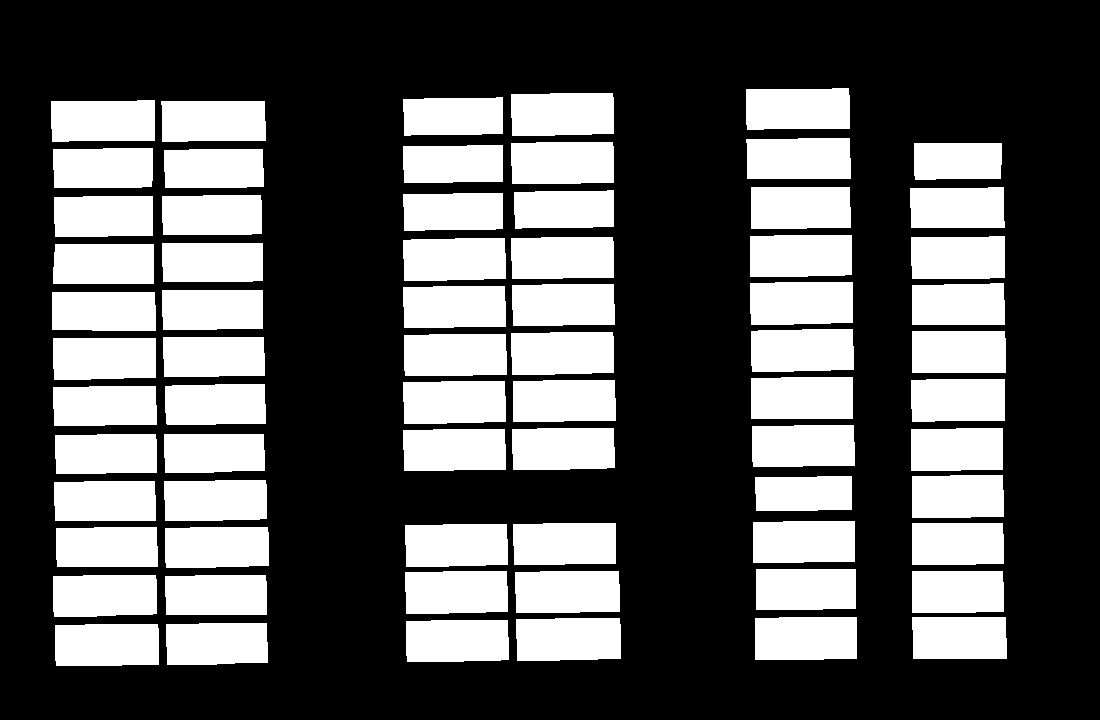
#> input picture data/carParkMask.png, 1100 x 720 px
$ python ml_solution.py
#> lines starting #> are read from the running program, lines starting #| are printed output that depends on the picture; after the words box and inside, x2 and y2 are one past the last pixel; in counts of white or black regions, pixels touching at a corner belong together; pictures that were not available may be replaced by others from this repository, and a replacement may not be noted
### ultil.py
import pickle
from skimage.transform import resize
import numpy as np
import cv2
import time

MODEL = pickle.load(open("model.p", "rb"))
#> (reads model.p from the repository)
#> `mask = cv2.imread("data/carParkMask.png",cv2.IMREAD_GRAYSCALE)`: mask: shape (720, 1100); 35.3% white; 69 white regions

# [67 lines left out: functions count_edge_points, get_empty_spaces_edge_points, detect_cars_using_image_processing, not called in this run]


def empty_or_not(spot_bgr):

    flat_data = []

    img_resized = resize(spot_bgr, (15, 15, 3))
    flat_data.append(img_resized.flatten())
    flat_data = np.array(flat_data)

    y_output = MODEL.predict(flat_data)

    if y_output == 0:
        return True
    else:
        return False

def detect_cars_using_ml(cap, mask):
    contours, _ = cv2.findContours(mask, cv2.RETR_EXTERNAL, cv2.CHAIN_APPROX_SIMPLE)
#> contours = 69 contours; largest, box (x1, y1, x2, y2) and area: (516, 618, 621, 661) 4220, (755, 617, 857, 660) 4186, (515, 571, 620, 613) 4169, (750, 282, 853, 325) 4169, (55, 624, 159, 666) 4149
    # tính fps
    fps_start_time = time.time()
    frame_count = 0
    fps = 0  # Khởi tạo biến fps
    while True:
        if cap.get(cv2.CAP_PROP_POS_FRAMES) == cap.get(cv2.CAP_PROP_FRAME_COUNT):
            cap.set(cv2.CAP_PROP_POS_FRAMES, 0)
        # đoc khung hinh
        _, frame = cap.read()
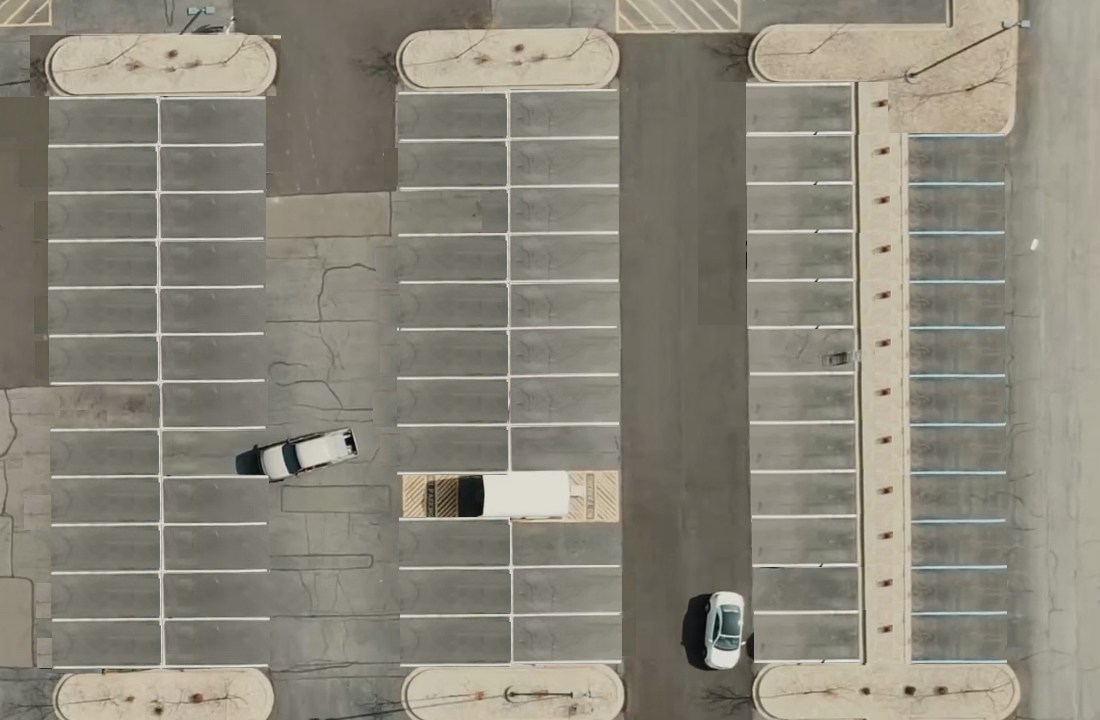
#> input picture data/emptyCarPark.png, 1100 x 720 px, given in place of carPark.mp4, which was not available
#> frame is the input picture: shape (720, 1100, 3); mean B, G, R 121.7, 134.3, 138.5
        free_space = 0
        for i, contour in enumerate(contours):
            x, y, w, h = cv2.boundingRect(contour)
            spot_crop = frame[y:y + h, x:x + w, :]
            spot_status = empty_or_not(spot_crop)
            if spot_status:
                color = (0, 255, 0)
                free_space+=1
            else:
                color = (0, 0, 255)
            cv2.polylines(frame, [contour], isClosed=True, color=color, thickness=1)
#> this loop made 69 passes
#> (x, y, w, h) on passes 1 to 12: (55, 624, 104, 42), (166, 623, 102, 42), (406, 620, 103, 42), (516, 618, 105, 43), (912, 617, 95, 42), (755, 617, 102, 43), (165, 575, 102, 40), (53, 575, 104, 42), (912, 571, 92, 42), (515, 571, 105, 42), (405, 571, 103, 43), (756, 569, 100, 41)
#> pass 1, in detect_cars_using_ml, `spot_crop = frame[y:y + h, x:x + w, :]`:
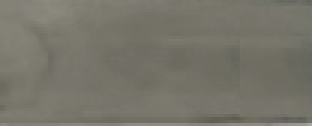
#> spot_crop: shape (42, 104, 3) (shown 3 times larger); mean B, G, R 106.4, 116.6, 118.8
#> pass 2, in detect_cars_using_ml, `spot_crop = frame[y:y + h, x:x + w, :]`:
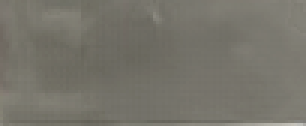
#> spot_crop: shape (42, 102, 3) (shown 3 times larger); mean B, G, R 106.7, 116, 118.4
#> after the loop:
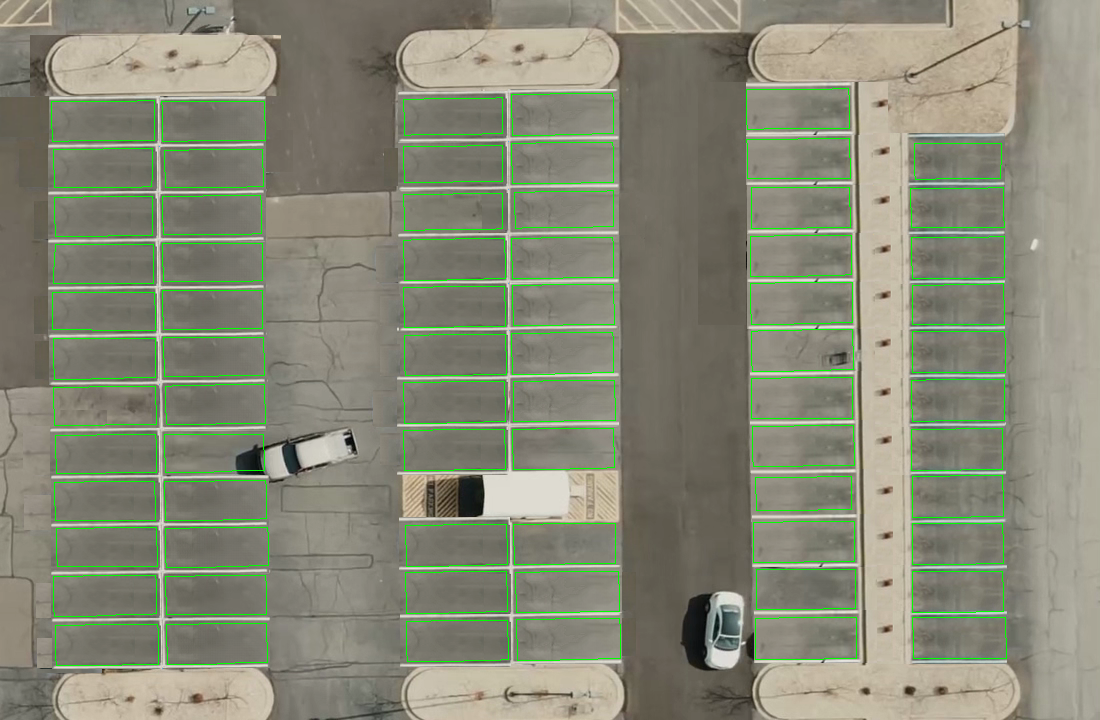
#> frame: shape (720, 1100, 3); 2.41% of pixels changed, all inside (x1, y1, x2, y2) = (51, 88, 1007, 666)
#> after the loop:
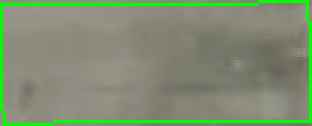
#> spot_crop: shape (42, 104, 3) (shown 3 times larger); mean B, G, R 113.3, 141.1, 127.4
#> after the loop, free_space = 69
        cv2.putText(frame, f"Free space: {free_space}/{len(contours)}", (10, 30), cv2.FONT_HERSHEY_SIMPLEX, 1, (0, 255, 0),2)
        cv2.putText(frame, f"FPS: {fps:.2f}", (400, 30), cv2.FONT_HERSHEY_SIMPLEX, 1, (0, 255, 0), 2)
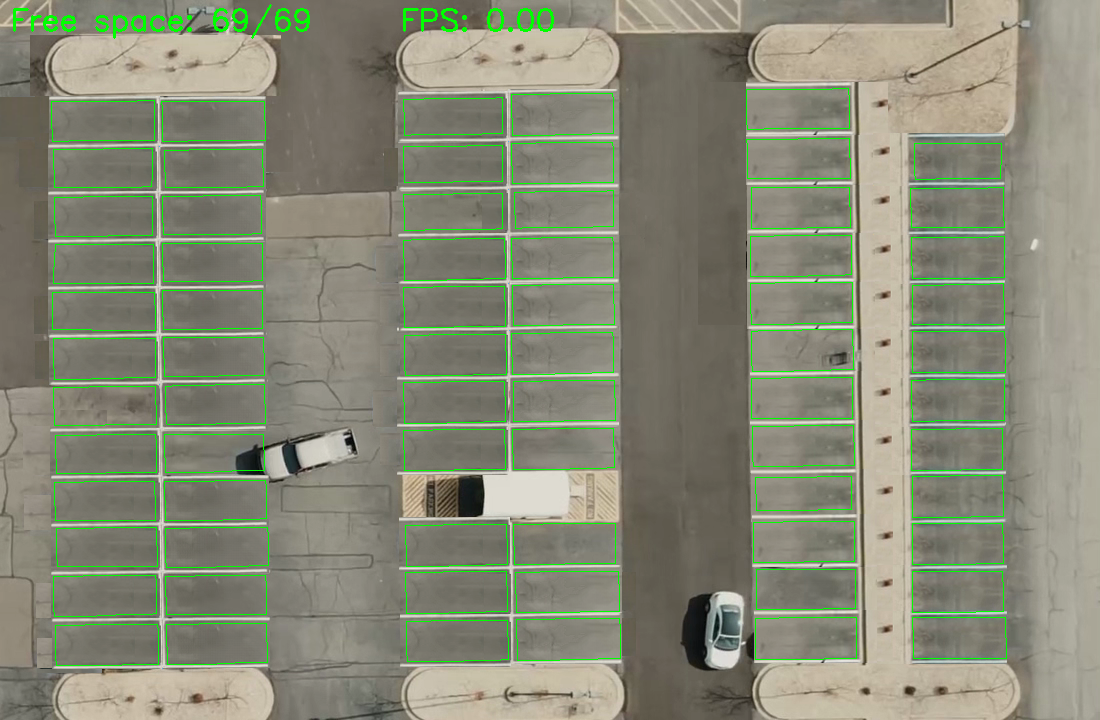
#> frame: shape (720, 1100, 3); mean B, G, R 118.5, 137.9, 134.9
        cv2.imshow("result", frame)
        # Tính và hiển thị FPS
        frame_count += 1
        elapsed_time = time.time() - fps_start_time
        if elapsed_time >= 1.0:
            fps = frame_count / elapsed_time
            frame_count = 0
            fps_start_time = time.time()
        # Nhấn 'q' để thoát
        if cv2.waitKey(1) & 0xFF == ord('q'):
#> (key q is pressed here)
            break
    # Giải phóng tài nguyên
    cap.release()
    cv2.destroyAllWindows()

# [67 lines left out: functions count_empty, detect_cars_using_hybrid, not called in this run]

### ml_solution.py
import cv2
from ultil import detect_cars_using_ml
cap = cv2.VideoCapture("data/carPark.mp4")
mask = cv2.imread("data/carParkMask.png",cv2.IMREAD_GRAYSCALE)
# cap = cv2.VideoCapture("data/carPark2.mp4")
# mask = cv2.imread("data/carParkMask2.png",cv2.IMREAD_GRAYSCALE)
detect_cars_using_ml(cap,mask)
